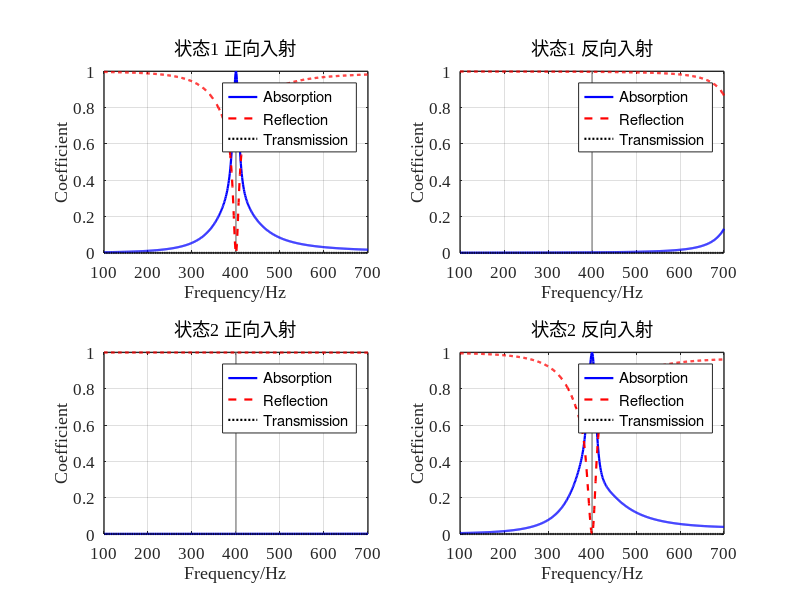
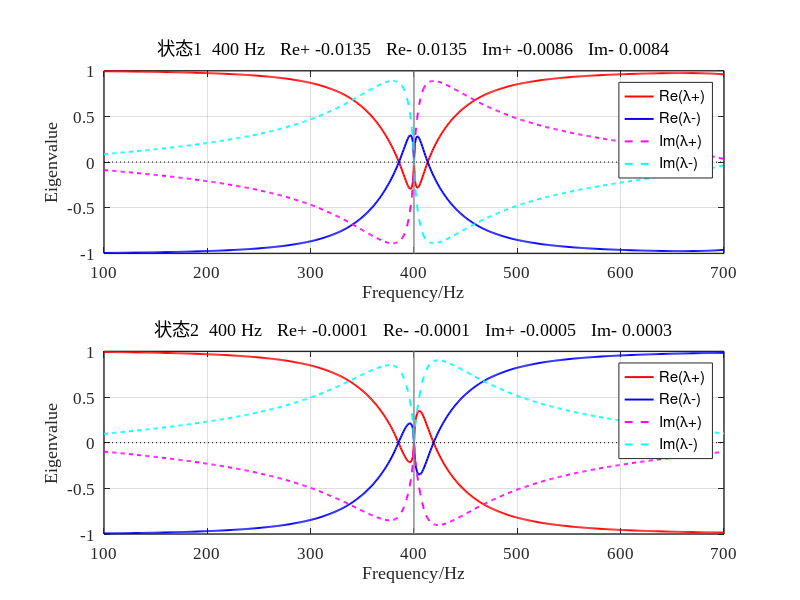

Here is the MATLAB script that generated these plots, in order:
clear;
clc;
close all;

%% 1. 基本参数

f = 100:1:700;
omega = 2*pi*f;
Nf = length(f);

rho0 = 1.29;
c0 = 343;
eta = 1.89e-5;
kappa = 0.026;
Cv = 712;
gamma = 1.4;

P0 = rho0*c0^2/gamma;
Z0 = rho0*c0;

nu = eta/rho0;
mu_bar = kappa/(rho0*Cv);

W = 30e-3;
L = 30e-3;
S = W*L;

Nc = 4;

%% 2. 四单胞结构参数

% 三层微穿孔板厚度（m）。两态共用。
t = 2e-3*ones(Nc,3);

% 12 个孔径（m）。每行一个单胞，三列是三块板。两态共用。
d = 1e-3 * [
    0.10523839  2.30889639  7.99639151;
    6.67688764  0.10287452  4.90627569;
    6.05055847  0.10000000  7.12840978;
    0.17713759  0.21444739  7.16823169
];

% 两侧对调锁在 400 Hz，并尽量让散射特征值并到一起。
H1 = 1e-3 * [
    10.00000000  10.00000000;
    79.79873067  10.00000000;
    79.97383299  10.00000000;
    29.26046627  10.00000000
];

H2 = 1e-3 * [
    34.36160335  33.22451717;
    10.00000000  76.21853906;
    10.00387098  80.00000000;
    64.24610608  25.05666164
];

n_holes = ones(Nc,3);
phi = pi*d.^2.*n_holes/(4*S);
weight = ones(1,Nc)/Nc;

%% 3. 折纸几何

a = 30;       % mm
hc = 20;      % mm
n0 = 4;
beta = 45;    % degree

%% 4. 微穿孔板阻抗（孔径不变，只算一次）

Zp = complex(zeros(Nc,3,Nf));

for s = 1:Nc
    for j = 1:3
        y = (d(s,j)/2)./sqrt(eta./(rho0*omega));
        q = y*sqrt(-1i);
        F = 1-2*besselj(1,q)./(q.*besselj(0,q));
        Z = 1i*omega*rho0*t(s,j)./(phi(s,j).*F) ...
          + sqrt(2)*eta*y./(phi(s,j)*d(s,j)) ...
          + 1i*0.85*omega*rho0*d(s,j)/phi(s,j);
        Zp(s,j,:) = reshape(Z,1,1,Nf);
    end
end

%% 5. Full Stinson Model（与腔高无关，只算一次）

N = 200;

Sv = zeros(1,Nf);
St = zeros(1,Nf);

for m = 0:N
    am = (2*m+1)*pi/W;
    for n = 0:N
        bn = (2*n+1)*pi/L;
        lambda2 = am^2+bn^2;
        wmn = 1/(am^2*bn^2);
        Sv = Sv + wmn*lambda2./(lambda2+1i*omega/nu);
        St = St + wmn*lambda2./(lambda2+1i*omega/mu_bar);
    end
end

Fv = 64*Sv/(W^2*L^2);
Ft = 64*St/(W^2*L^2);

rho_eff = rho0./(1-Fv);
K_eff = gamma*P0./(1+(gamma-1)*Ft);

k_eff = omega.*sqrt(rho_eff./K_eff);
Z_eff = sqrt(rho_eff.*K_eff);

%% 6. 两种腔高分别算正反向吸声

Hstate = cat(3,H1,H2);
alpha = zeros(2,2,Nf);
refl = zeros(2,2,Nf);
trans = zeros(2,Nf);
rfC = complex(zeros(2,Nf));
rbC = complex(zeros(2,Nf));
tauC = complex(zeros(2,Nf));

for state = 1:2
    H = Hstate(:,:,state);
    H_mm = H*1e3;
    h = H_mm/n0;

    if any(H_mm(:)<=0) || any(H_mm(:)>n0*hc)
        error('状态 %d 的腔高必须满足 0 < H <= %.0f mm。', state, n0*hc);
    end

    q = sqrt(max(0,hc^2-h.^2));
    V11 = a.*h.*q/16;
    V12 = h.*(a-hc).*q/(16*tand(beta));
    V13 = h.*q/24.*(hc/tand(beta)-q/2);
    V_mm3 = 8*n0.*(a^2.*h/8-V11-V12-V13);

    if any(V_mm3(:)<=0)
        error('状态 %d 的折纸腔体积出现非正值。', state);
    end

    H_eq = V_mm3*1e-9/S;

    fprintf('\n========== 状态 %d ==========\n', state);
    disp('实际腔高（mm）：');
    disp(H_mm);
    disp('等效腔高（mm）：');
    disp(H_eq*1e3);

    rf = complex(zeros(1,Nf));
    rb = complex(zeros(1,Nf));
    tau = complex(zeros(1,Nf));

    for ii = 1:Nf
        Y_total = complex(zeros(2,2));
        k = k_eff(ii);
        Z = Z_eff(ii);

        for s = 1:Nc
            Tp1 = [1,Zp(s,1,ii);0,1];
            Tp2 = [1,Zp(s,2,ii);0,1];
            Tp3 = [1,Zp(s,3,ii);0,1];

            Hc1 = H_eq(s,1);
            Hc2 = H_eq(s,2);
            Tc1 = [cos(k*Hc1),1i*Z*sin(k*Hc1);
                   1i*sin(k*Hc1)/Z,cos(k*Hc1)];
            Tc2 = [cos(k*Hc2),1i*Z*sin(k*Hc2);
                   1i*sin(k*Hc2)/Z,cos(k*Hc2)];

            Tm = Tp1*Tc1*Tp2*Tc2*Tp3;
            A = Tm(1,1);
            B = Tm(1,2);
            C = Tm(2,1);
            D = Tm(2,2);
            Ys = [D/B,C-A*D/B;1/B,-A/B];
            Y_total = Y_total+weight(s)*Ys;
        end

        Y11 = Y_total(1,1);
        Y12 = Y_total(1,2);
        Y21 = Y_total(2,1);
        Y22 = Y_total(2,2);

        A = -Y22/Y21;
        B = 1/Y21;
        C = Y12-Y11*Y22/Y21;
        D = Y11/Y21;

        den = A+B/Z0+C*Z0+D;
        tau(ii) = 2/den;
        rf(ii) = (A+B/Z0-C*Z0-D)/den;
        rb(ii) = (-A+B/Z0-C*Z0+D)/den;
    end

    alpha(state,1,:) = 1-abs(rf).^2-abs(tau).^2;
    alpha(state,2,:) = 1-abs(rb).^2-abs(tau).^2;
    refl(state,1,:) = abs(rf).^2;
    refl(state,2,:) = abs(rb).^2;
    trans(state,:) = abs(tau).^2;
    rfC(state,:) = rf;
    rbC(state,:) = rb;
    tauC(state,:) = tau;
end

%% 7. 同一频率上的两侧对调

af1 = squeeze(alpha(1,1,:)).';
ab1 = squeeze(alpha(1,2,:)).';
Rf1 = squeeze(refl(1,1,:)).';
Rb1 = squeeze(refl(1,2,:)).';
T1 = trans(1,:);
af2 = squeeze(alpha(2,1,:)).';
ab2 = squeeze(alpha(2,2,:)).';
Rf2 = squeeze(refl(2,1,:)).';
Rb2 = squeeze(refl(2,2,:)).';
T2 = trans(2,:);
joint = (af1-1).^2 + Rf1.^2 + T1.^2 + (Rb1-1).^2 + ab1.^2 ...
    + (ab2-1).^2 + Rb2.^2 + T2.^2 + (Rf2-1).^2 + af2.^2;
[~, iBest] = min(joint);
near = af1>=0.99 & Rf1<=0.01 & T1<=0.01 & Rb1>=0.99 & ab1<=0.01 ...
    & ab2>=0.99 & Rb2<=0.01 & T2<=0.01 & Rf2>=0.99 & af2<=0.01;
fp = [f(iBest), f(iBest)];

fprintf('\n========== 同一频率上的两侧对调 ==========\n');
fprintf('最好频率 %.0f Hz\n', f(iBest));
fprintf('状态1  正向吸声 %.4f  反射 %.4f  透射 %.4f\n', af1(iBest), Rf1(iBest), T1(iBest));
fprintf('状态1  反向吸声 %.4f  反射 %.4f  透射 %.4f\n', ab1(iBest), Rb1(iBest), T1(iBest));
fprintf('状态2  正向吸声 %.4f  反射 %.4f  透射 %.4f\n', af2(iBest), Rf2(iBest), T2(iBest));
fprintf('状态2  反向吸声 %.4f  反射 %.4f  透射 %.4f\n', ab2(iBest), Rb2(iBest), T2(iBest));
fprintf('接近这一标准的频率点 %d 个：', sum(near));
fprintf(' %.0f', f(near));
fprintf(' Hz\n');

%% 8. 绘图

titles = { ...
    '状态1 正向入射', '状态1 反向入射', ...
    '状态2 正向入射', '状态2 反向入射'};
side = [1 2 1 2];
stateId = [1 1 2 2];

figure('Color','w','Position',[40 40 1100 760]);
for p = 1:4
    subplot(2,2,p);
    st = stateId(p);
    sd = side(p);
    hold on;
    plot([fp(st) fp(st)], [0 1], 'Color', [0.55 0.55 0.55], 'LineWidth', 1.0, 'HandleVisibility', 'off');
    hA = plot(f, squeeze(alpha(st,sd,:)), 'b-', 'LineWidth', 1.6);
    hR = plot(f, squeeze(refl(st,sd,:)), 'r--', 'LineWidth', 1.6);
    hT = plot(f, trans(st,:), 'k:', 'LineWidth', 1.6);
    grid on; box on;
    xlim([100 700]); ylim([0 1]);
    xticks(100:100:700); yticks(0:0.2:1);
    xlabel('Frequency/Hz'); ylabel('Coefficient');
    title(titles{p}, 'FontWeight', 'normal');
    legend([hA, hR, hT], {'Absorption', 'Reflection', 'Transmission'}, 'Location', 'best');
    set(gca, 'FontName', 'Times New Roman', 'FontSize', 12, 'LineWidth', 1.0, 'TickDir', 'in');
end

outDir = fileparts(mfilename('fullpath'));
if isempty(outDir)
    outDir = pwd;
end
print(gcf, fullfile(outDir, 'ep_reversal_result.png'), '-dpng', '-r140');

%% 9. 并联后散射矩阵的两个特征值
% 与单胞同一写法。四单元并联后仍是一条双端口，
%   S = [ tau , rb ;
%         rf  , tau ]
%   λ+ = tau + sqrt(rf*rb)
%   λ- = tau - sqrt(rf*rb)
% 一边反射振幅接近 0 时，sqrt(rf*rb) 接近 0，两条特征值靠在一起。
% 开方沿频率连续跟踪，避免主值开方把 λ+ 和 λ- 对调。

lamP = complex(zeros(2,Nf));
lamM = complex(zeros(2,Nf));
for state = 1:2
    rf = rfC(state,:);
    rb = rbC(state,:);
    tau = tauC(state,:);
    delta = sqrt(rf.*rb);
    plus = tau+delta;
    minus = tau-delta;
    for ii = 2:Nf
        if abs(plus(ii)-plus(ii-1))+abs(minus(ii)-minus(ii-1)) ...
                > abs(plus(ii)-minus(ii-1))+abs(minus(ii)-plus(ii-1))
            tmp = plus(ii);
            plus(ii) = minus(ii);
            minus(ii) = tmp;
        end
    end
    lamP(state,:) = plus;
    lamM(state,:) = minus;
end

i400 = find(f==400, 1);
fprintf('\n========== 散射矩阵特征值 ==========\n');
for state = 1:2
    fprintf('状态%d  400 Hz\n', state);
    fprintf('  Re(λ+) % .6f   Re(λ-) % .6f\n', real(lamP(state,i400)), real(lamM(state,i400)));
    fprintf('  Im(λ+) % .6f   Im(λ-) % .6f\n', imag(lamP(state,i400)), imag(lamM(state,i400)));
    fprintf('  |λ+-λ-| %.6e\n', abs(lamP(state,i400)-lamM(state,i400)));
end

eigTitle = {'状态1', '状态2'};
figure('Color','w','Position',[80 40 1000 820]);
for st = 1:2
    subplot(2,1,st);
    hold on;
    h1 = plot(f, real(lamP(st,:)), 'r-', 'LineWidth', 1.4);
    h2 = plot(f, real(lamM(st,:)), 'b-', 'LineWidth', 1.4);
    h3 = plot(f, imag(lamP(st,:)), 'm--', 'LineWidth', 1.4);
    h4 = plot(f, imag(lamM(st,:)), 'c--', 'LineWidth', 1.4);
    plot([100 700], [0 0], 'k:', 'HandleVisibility', 'off');
    yl = ylim;
    plot([400 400], yl, 'Color', [0.55 0.55 0.55], 'LineWidth', 1.0, 'HandleVisibility', 'off');
    ylim(yl);
    grid on; box on;
    xlim([100 700]);
    xticks(100:100:700);
    xlabel('Frequency/Hz'); ylabel('Eigenvalue');
    title(sprintf('%s  400 Hz   Re+ %.4f   Re- %.4f   Im+ %.4f   Im- %.4f', ...
        eigTitle{st}, real(lamP(st,i400)), real(lamM(st,i400)), ...
        imag(lamP(st,i400)), imag(lamM(st,i400))), 'FontWeight', 'normal');
    legend([h1 h2 h3 h4], {'Re(\lambda+)','Re(\lambda-)','Im(\lambda+)','Im(\lambda-)'}, 'Location', 'northeast');
    set(gca, 'FontName', 'Times New Roman', 'FontSize', 12, 'LineWidth', 1.0, 'TickDir', 'in');
end
print(gcf, fullfile(outDir, 'ep_reversal_eigenvalues.png'), '-dpng', '-r140');

fid = fopen(fullfile(outDir, 'ep_reversal_eigenvalues.csv'), 'w');
fprintf(fid, 'state,frequency_Hz,Re_plus,Re_minus,Im_plus,Im_minus,abs_difference\n');
for state = 1:2
    fprintf(fid, '%d,400,%.8f,%.8f,%.8f,%.8f,%.8e\n', state, ...
        real(lamP(state,i400)), real(lamM(state,i400)), ...
        imag(lamP(state,i400)), imag(lamM(state,i400)), ...
        abs(lamP(state,i400)-lamM(state,i400)));
end
fclose(fid);
fprintf('400 Hz 的四个数在图的标题上，也写在 ep_reversal_eigenvalues.csv。\n');
fprintf('图已保存。\n');
